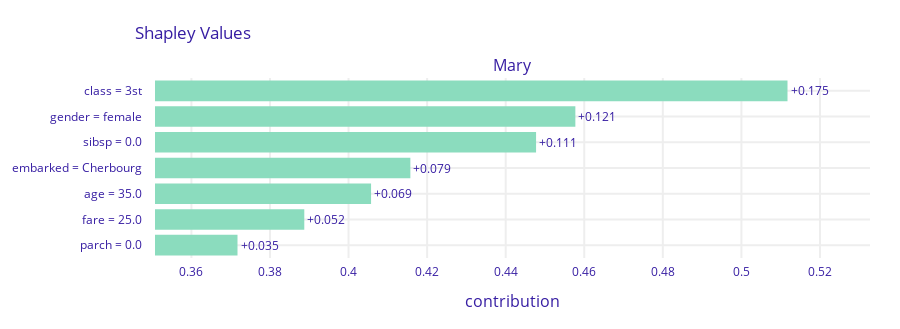

Notebook code cell kept with this figure:
### Code cell
sh_mary.plot(bar_width = 20)

### Figure 1 — Plotly figure (JSON) as saved in the notebook; plotly's stock layout.template omitted (floating-point values rounded to 4 significant figures)
{"data": [{"base": 0.3367, "hoverinfo": "text", "hoverlabel": {"bgcolor": "rgba(0,0,0,0.8)"}, "hovertext": ["Average response: 0.337<br>Prediction: 0.978<br>class = 3st<br>increases average response <br>by 0.175", "Average response: 0.337<br>Prediction: 0.978<br>gender = female<br>increases average response <br>by 0.121", "Average response: 0.337<br>Prediction: 0.978<br>sibsp = 0.0<br>increases average response <br>by 0.111", "Average response: 0.337<br>Prediction: 0.978<br>embarked = Cherbourg<br>increases average response <br>by 0.079", "Average response: 0.337<br>Prediction: 0.978<br>age = 35.0<br>increases average response <br>by 0.069", "Average response: 0.337<br>Prediction: 0.978<br>fare = 25.0<br>increases average response <br>by 0.052", "Average response: 0.337<br>Prediction: 0.978<br>parch = 0.0<br>increases average response <br>by 0.035"], "marker": {"color": ["#8bdcbe", "#8bdcbe", "#8bdcbe", "#8bdcbe", "#8bdcbe", "#8bdcbe", "#8bdcbe"]}, "orientation": "h", "showlegend": false, "text": ["+0.175", "+0.121", "+0.111", "+0.079", "+0.069", "+0.052", "+0.035"], "textposition": "outside", "type": "bar", "x": [0.175, 0.121, 0.111, 0.079, 0.069, 0.052, 0.035], "xaxis": "x", "y": ["class = 3st", "gender = female", "sibsp = 0.0", "embarked = Cherbourg", "age = 35.0", "fare = 25.0", "parch = 0.0"], "yaxis": "y"}], "layout": {"annotations": [{"font": {"size": 16}, "showarrow": false, "text": "Mary", "x": 0.5, "xanchor": "center", "xref": "paper", "y": 1, "yanchor": "bottom", "yref": "paper"}, {"font": {"size": 16}, "showarrow": false, "text": "contribution", "x": 0.5, "xanchor": "center", "xref": "paper", "y": 0, "yanchor": "top", "yref": "paper", "yshift": -30}], "font": {"color": "#371ea3"}, "height": 329, "margin": {"b": 71, "r": 30, "t": 78}, "shapes": [{"line": {"color": "#371ea3", "dash": "dot", "width": 1.5}, "type": "line", "x0": 0.3367, "x1": 0.3367, "xref": "x", "y0": 0, "y1": 6, "yref": "y"}], "title": {"text": "Shapley Values", "x": 0.15}, "xaxis": {"anchor": "y", "automargin": true, "domain": [0, 1], "fixedrange": true, "gridwidth": 2, "range": [0.3507, 0.5327], "tickcolor": "white", "ticklen": 3, "ticks": "outside", "type": "linear", "zeroline": false}, "yaxis": {"anchor": "x", "automargin": true, "autorange": "reversed", "domain": [0, 1], "fixedrange": true, "gridwidth": 2, "tickcolor": "white", "ticklen": 10, "ticks": "outside", "type": "category"}}}
